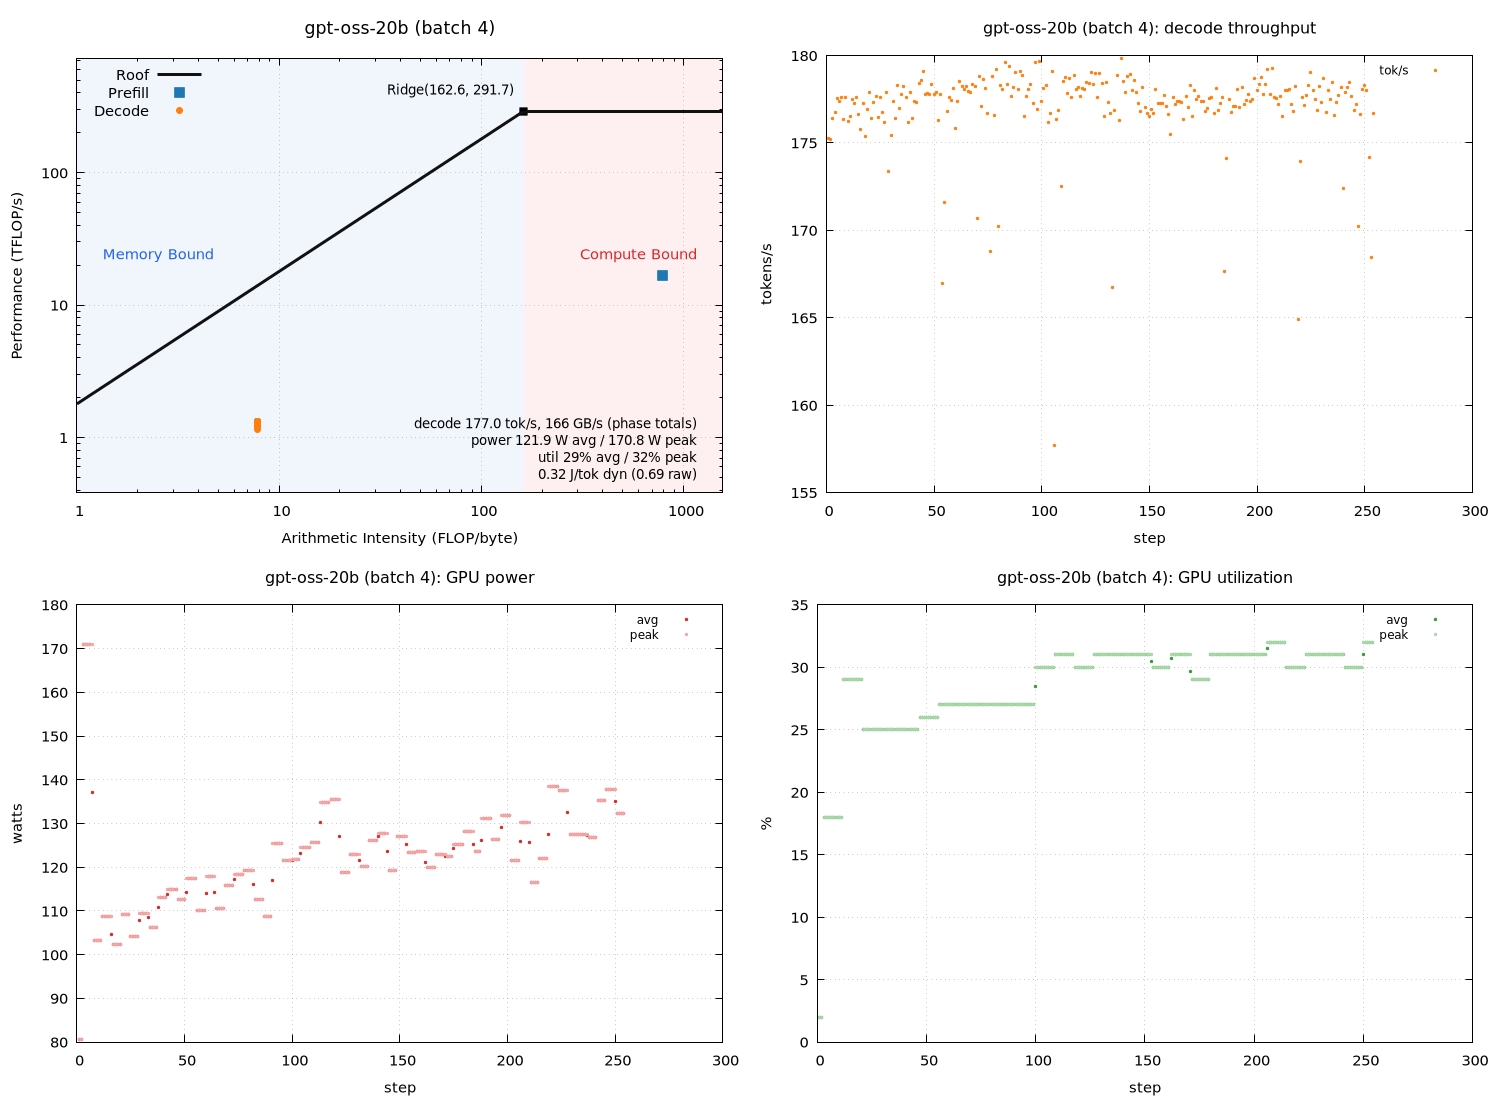

Write the gnuplot code that produced this figure.
set terminal pngcairo size 1500,1100 enhanced font 'Sans,11'
set output 'gpt_metrics_roofline.png'
set datafile separator "\t"
set datafile missing 'NaN'
set multiplot layout 2,2
unset label
unset object
unset arrow
set title "gpt-oss-20b (batch 4)" font ',13'
set xlabel "Arithmetic Intensity (FLOP/byte)"
set ylabel "Performance (TFLOP/s)"
set logscale xy
set xrange [1:1569.46]
set yrange [0.383597:729.25]
set grid xtics ytics
set key top left
set object 1 rectangle from graph 0, graph 0 to first 162.552, graph 1 \
    fillcolor rgb '#dce9f7' fillstyle solid 0.45 noborder behind
set object 2 rectangle from first 162.552, graph 0 to graph 1, graph 1 \
    fillcolor rgb '#fbdcdc' fillstyle solid 0.45 noborder behind
set label 1 "Memory Bound" at graph 0.04, graph 0.55 left \
    textcolor rgb '#2563eb' font ',11'
set label 2 "Compute Bound" at graph 0.96, graph 0.55 right \
    textcolor rgb '#dc2626' font ',11'
set label 3 "Ridge(162.6, 291.7)" \
    at first 162.552, first 291.7 right \
    point pointtype 5 pointsize 1.2 \
    offset character -1.5, character 1 font ',10'
set label 4 "decode 177.0 tok/s, 166 GB/s (phase totals)\npower 121.9 W avg / 170.8 W peak\nutil 29% avg / 32% peak\n0.32 J/tok dyn (0.69 raw)" at graph 0.96, graph 0.16 right font ',10'
peak_t = 291.7
peak_b = 1794.5
roof(x) = (x * peak_b / 1000.0 < peak_t) ? x * peak_b / 1000.0 : peak_t
plot roof(x) with lines linewidth 3 linecolor rgb '#111111' title 'Roof', \
     'gpt_metrics_roofline.dat' using 3:(strcol(2) eq 'prefill' ? $4 : 1/0) with points \
         pointtype 5 pointsize 1.6 linecolor rgb '#1f77b4' title 'Prefill', \
     'gpt_metrics_roofline.dat' using 3:(strcol(2) eq 'decode' ? $4 : 1/0) with points \
         pointtype 7 pointsize 1.0 linecolor rgb '#ff7f0e' title 'Decode'

unset label
unset object
unset arrow
unset logscale
set xrange [*:*]
set yrange [*:*]
set title "gpt-oss-20b (batch 4): decode throughput" font ',12'
set xlabel "step"
set ylabel "tokens/s"
set grid xtics ytics
set key top right font ',9'
plot 'gpt_metrics_roofline.dat' using 1:(strcol(2) eq 'decode' ? $5 : 1/0) with points pointtype 7 pointsize 0.4 linecolor rgb '#ff7f0e' title 'tok/s'

unset label
unset object
unset arrow
unset logscale
set xrange [*:*]
set yrange [*:*]
set title "gpt-oss-20b (batch 4): GPU power" font ',12'
set xlabel "step"
set ylabel "watts"
set grid xtics ytics
set key top right font ',9'
plot 'gpt_metrics_roofline.dat' using 1:(strcol(2) eq 'decode' ? $6 : 1/0) with points pointtype 7 pointsize 0.4 linecolor rgb '#d62728' title 'avg', \
     'gpt_metrics_roofline.dat' using 1:(strcol(2) eq 'decode' ? $8 : 1/0) with points pointtype 7 pointsize 0.4 linecolor rgb '#f4a6a6' title 'peak'

unset label
unset object
unset arrow
unset logscale
set xrange [*:*]
set yrange [*:*]
set title "gpt-oss-20b (batch 4): GPU utilization" font ',12'
set xlabel "step"
set ylabel "%"
set grid xtics ytics
set key top right font ',9'
plot 'gpt_metrics_roofline.dat' using 1:(strcol(2) eq 'decode' ? $7 : 1/0) with points pointtype 7 pointsize 0.4 linecolor rgb '#2ca02c' title 'avg', \
     'gpt_metrics_roofline.dat' using 1:(strcol(2) eq 'decode' ? $9 : 1/0) with points pointtype 7 pointsize 0.4 linecolor rgb '#a9d7a9' title 'peak'

unset multiplot
